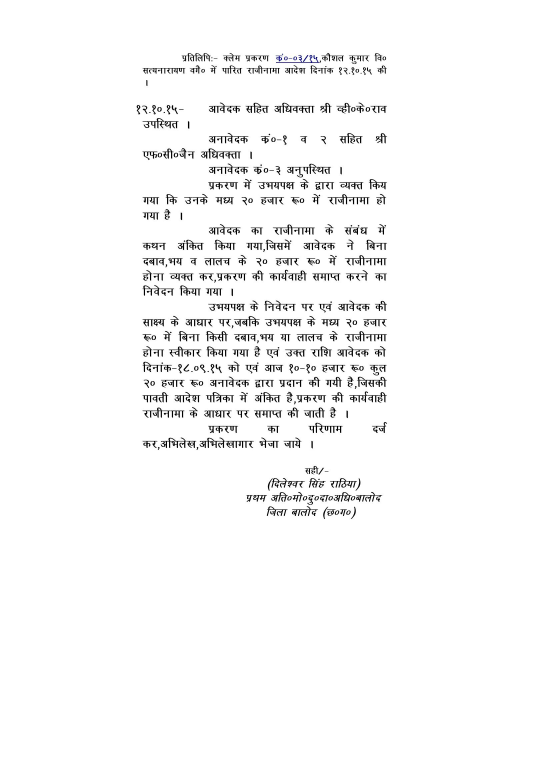
#> input picture src/tmp/images/1/0001-1.jpg, 1653 x 2339 px (shown at 1/3 size); its folder holds only this picture in this run
$ python -i process_image_v1.py   (imports and definitions only)
#> lines starting #> are read from the running program, lines starting #| are printed output that depends on the picture; after the words box and inside, x2 and y2 are one past the last pixel; in counts of white or black regions, pixels touching at a corner belong together
import cv2
import numpy as np
import os
import glob
from google.cloud import vision
from google.cloud.vision import types
import io
import uuid
import glob
import time

data_dir                     = 'data'
input_data_dir               = 'input'
output_data_dir              = 'output'

output_extracted_tables_dir  = 'tables'
output_extracted_boxes_dir   = 'boxes'
output_extracted_letters_dir = 'letters'

client                       = vision.ImageAnnotatorClient()

# utility function
# [9 lines left out: function create_directory, not called in this run]

# read files present in a directory
def read_directory_files(path, pattern='*'):
    files = [f for f in glob.glob(os.path.join(path, pattern))]
    return files

def get_subdirectories(path):
    return [f.path for f in os.scandir(path) if f.is_dir() ]

# [9 lines left out: function ocr_from_google_vision, not called in this run]

# detect horizontal and vertical lines in the cropped images and extract boxes
def smoothen_out_image(image):
    edges  = cv2.adaptiveThreshold(image, 255, cv2.ADAPTIVE_THRESH_MEAN_C, cv2.THRESH_BINARY, 3, -2)
    kernel = np.ones((3, 3), np.uint8)
    edges  = cv2.dilate(edges, kernel)
    smooth = np.copy(image)
    smooth = cv2.blur(smooth, (2, 2))
    (rows, cols) = np.where(edges != 0)
    image[rows, cols] = smooth[rows, cols]
    return image

def combine_image(vertical_img, horizontal_img):
    alpha  = 0.5
    beta   = 1.0 - alpha
    kernel = cv2.getStructuringElement(cv2.MORPH_RECT, (2, 2))
    # This function helps to add two image with specific weight parameter to get a third image as summation of two image.
    img_final = cv2.addWeighted(vertical_img, alpha, horizontal_img, beta, 0.0)
    img_final = cv2.erode(~img_final, kernel, iterations=2)
    (thresh, img_final) = cv2.threshold(img_final, 128,255, cv2.THRESH_BINARY | cv2.THRESH_OTSU)
    return img_final

def extract_horizontal_vertical_line_images(filepath):
    src_img      = cv2.imread(filepath, cv2.IMREAD_COLOR)
    gray_img     = src_img
    if len(src_img.shape) == 3:
        gray_img = cv2.cvtColor(src_img, cv2.COLOR_BGR2GRAY)

    gray_img = cv2.bitwise_not(gray_img)
    bw_img   = cv2.adaptiveThreshold(gray_img, 255, cv2.ADAPTIVE_THRESH_MEAN_C, cv2.THRESH_BINARY, 15, -2)

    horizontal_img = np.copy(bw_img)
    vertical_img   = np.copy(bw_img)

    cols = horizontal_img.shape[1]
    horizontal_size = cols // 30
    horizontalStructure = cv2.getStructuringElement(cv2.MORPH_RECT, (horizontal_size, 1))
    horizontal_img = cv2.erode(horizontal_img, horizontalStructure)
    horizontal_img = cv2.dilate(horizontal_img, horizontalStructure)

    rows = vertical_img.shape[0]
    vertical_size = rows // 30
    verticalStructure = cv2.getStructuringElement(cv2.MORPH_RECT, (1, vertical_size))
    vertical_img = cv2.erode(vertical_img, verticalStructure)
    vertical_img = cv2.dilate(vertical_img, verticalStructure)

    horizontal_img = smoothen_out_image(horizontal_img)
    vertical_img   = smoothen_out_image(vertical_img)

    img_final      = combine_image(vertical_img, horizontal_img)

    # find mask
    masked_img     = cv2.bitwise_and(horizontal_img, vertical_img)


    return src_img, img_final, horizontal_img, vertical_img

def sort_contours(cnts, method="left-to-right"):
    # initialize the reverse flag and sort index
    reverse = False
    i = 0

    # handle if we need to sort in reverse
    if method == "right-to-left" or method == "bottom-to-top":
        reverse = True

    # handle if we are sorting against the y-coordinate rather than
    # the x-coordinate of the bounding box
    if method == "top-to-bottom" or method == "bottom-to-top":
        i = 1
    # construct the list of bounding boxes and sort them from top to
    # bottom

    boundingBoxes = [cv2.boundingRect(c) for c in cnts]
    (cnts, boundingBoxes) = zip(*sorted(zip(cnts, boundingBoxes),
        key=lambda b:b[1][i], reverse=reverse))

    # return the list of sorted contours and bounding boxes
    return (cnts, boundingBoxes)


def extract_horizontal_lines(filepath, debug=False):
    org_img, process_img, hori_img, vert_img = extract_horizontal_vertical_line_images(filepath)
#> in extract_horizontal_vertical_line_images, src_img is the input picture: shape (2339, 1653, 3); mean B, G, R 248.3, 248.3, 248.3
#> in extract_horizontal_vertical_line_images, `gray_img = cv2.bitwise_not(gray_img)`:
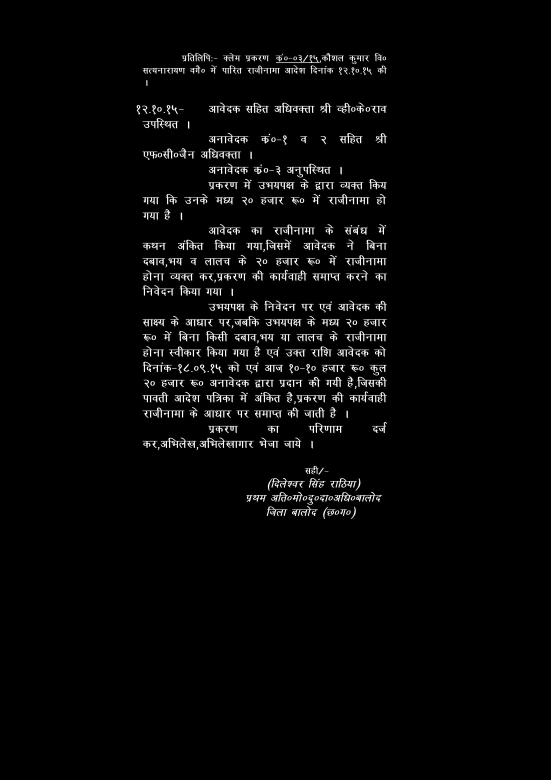
#> gray_img: shape (2339, 1653) (shown at 1/3 size); min 0, max 255, mean 6.7
#> in extract_horizontal_vertical_line_images, `bw_img   = cv2.adaptiveThreshold(gray_img, 255, cv2.ADAPTIVE_THRESH_ME..`:
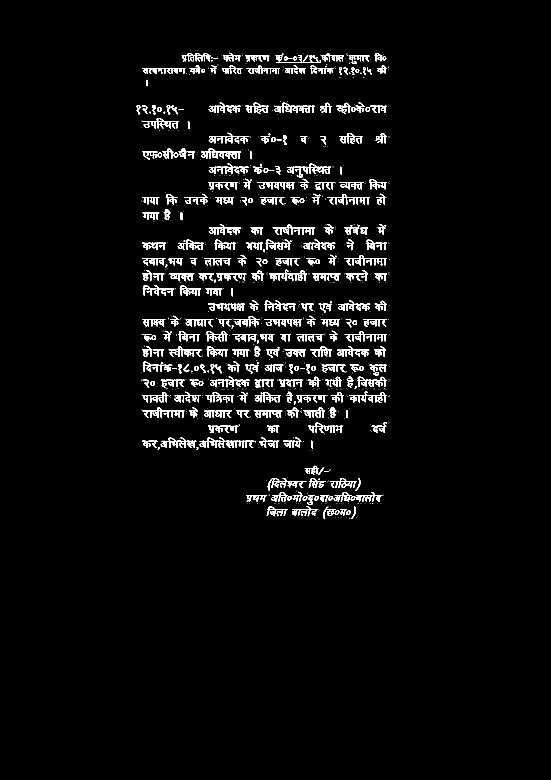
#> bw_img: shape (2339, 1653) (shown at 1/3 size); 3% white; 1052 white regions (755 under 20 px), largest, box (x1, y1, x2, y2) and area: (603, 445, 723, 476) 1268, (823, 308, 944, 339) 1267, (1034, 765, 1160, 796) 1198
#> in extract_horizontal_vertical_line_images, `horizontal_img = cv2.erode(horizontal_img, horizontalStructure)`:
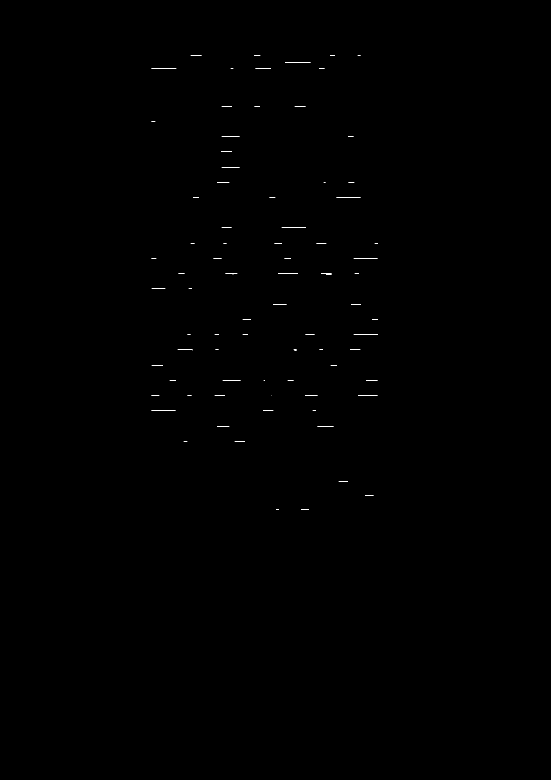
#> horizontal_img: shape (2339, 1653) (shown at 1/3 size); 0.07% white in thin lines or dots, all inside (x1, y1, x2, y2) = (454, 167, 1134, 1530)
#> in extract_horizontal_vertical_line_images, `horizontal_img = cv2.dilate(horizontal_img, horizontalStructure)`:
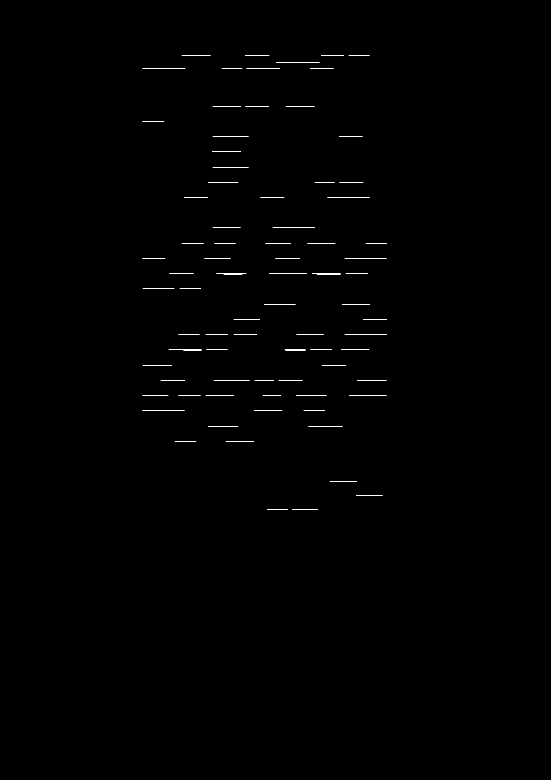
#> horizontal_img: shape (2339, 1653) (shown at 1/3 size); 0.2% white in thin lines or dots, all inside (x1, y1, x2, y2) = (427, 167, 1161, 1530)
#> in extract_horizontal_vertical_line_images, `vertical_img = cv2.erode(vertical_img, verticalStructure)`: vertical_img: shape (2339, 1653); every value is 0
#> in smoothen_out_image, `edges  = cv2.dilate(edges, kernel)`:
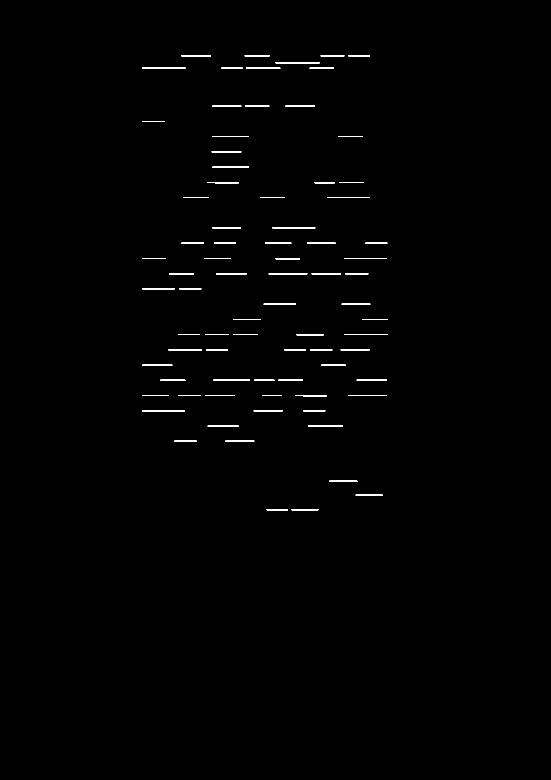
#> edges: shape (2339, 1653) (shown at 1/3 size); 0.55% white; 79 white regions, largest, box (x1, y1, x2, y2) and area: (827, 186, 959, 190) 528, (426, 203, 557, 206) 393, (981, 591, 1110, 594) 387
#> in combine_image, `img_final = cv2.erode(~img_final, kernel, iterations=2)`:
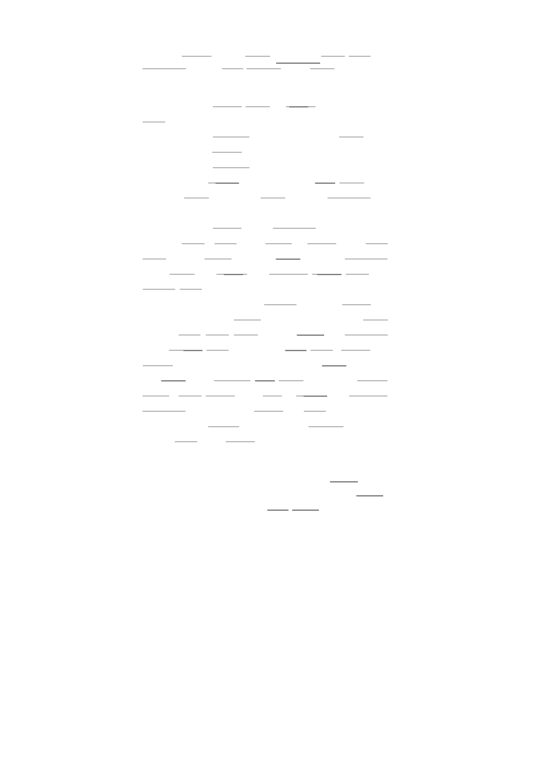
#> img_final: shape (2339, 1653) (shown at 1/3 size); min 127, max 255, mean 254.5
#> in combine_image, `(thresh, img_final) = cv2.threshold(img_final, 128,255, cv2.THRESH_BIN..`:
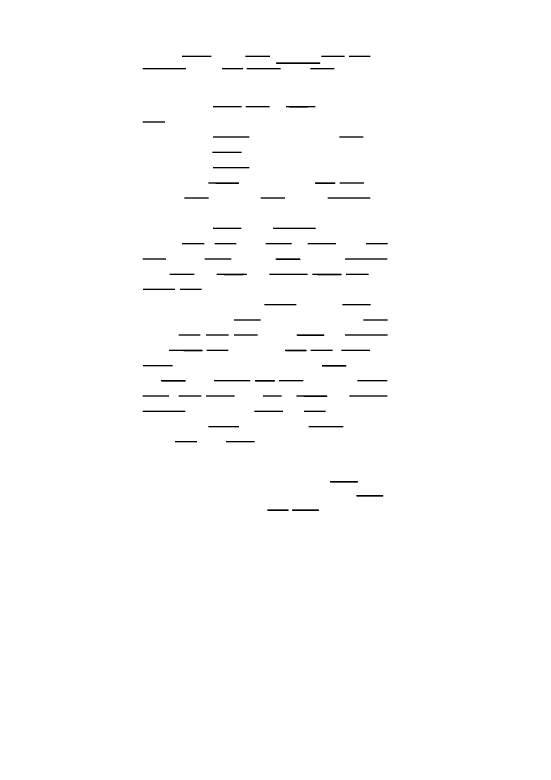
#> img_final: shape (2339, 1653) (shown at 1/3 size); 99.3% white; 79 black regions
#> in combine_image, `(thresh, img_final) = cv2.threshold(img_final, 128,255, cv2.THRESH_BIN..`: thresh = 191

    contours                  = cv2.findContours(hori_img, cv2.RETR_TREE, cv2.CHAIN_APPROX_SIMPLE)
#> contours = 79 contours; largest, box (x1, y1, x2, y2) and area: (828, 187, 959, 190) 260, (989, 1443, 1072, 1446) 164, (888, 1186, 980, 1189) 160, (889, 1003, 971, 1006) 160, (624, 547, 716, 550) 160
    contours                  = contours[0] if len(contours) == 2 else contours[1]
    (contours, boundingBoxes) = sort_contours(contours, method="top-to-bottom")
#> in sort_contours, `boundingBoxes = [cv2.boundingRect(c) for c in cnts]`: boundingBoxes = 79 items, first 6: (876, 1528, 79, 3), (801, 1528, 63, 3), (1068, 1485, 80, 3), (989, 1443, 83, 3), (677, 1323, 86, 2), (524, 1323, 66, 2)
#> in sort_contours, `(cnts, boundingBoxes) = zip(*sorted(zip(cnts, boundingBoxes), key=lamb..`: cnts = 79 contours; largest, box (x1, y1, x2, y2) and area: (828, 187, 959, 190) 260, (989, 1443, 1072, 1446) 164, (889, 1003, 971, 1006) 160, (888, 1186, 980, 1189) 160, (624, 547, 716, 550) 160; boundingBoxes = 79 items, first 6: (1046, 167, 64, 2), (963, 167, 70, 2), (735, 167, 74, 2), (545, 167, 88, 2), (828, 187, 131, 3), (930, 204, 72, 2)
#> contours has the same summary as cnts in sort_contours
    filtered_contours         = []
    filtered_lines            = []

    for index, contour in enumerate(contours):
        x, y, w, h = cv2.boundingRect(contour)
        if debug:
            print("x=%d, y=%d, w=%d, h=%d" % (x, y, w, h))

        if w > 500:
            filtered_contours.append(contour)
            filtered_lines.append((x,y,w,h))
#> this loop made 79 passes
#> (contour, x, y, w, h) on passes 1 to 9: ([[1046, 167], [1046, 168], [1109, 168], [1109, 167]], 1046, 167, 64, 2), ([[963, 167], [963, 168], [1032, 168], [1032, 167]], 963, 167, 70, 2), ([[735, 167], [735, 168], [808, 168], [808, 167]], 735, 167, 74, 2), ([[545, 167], [545, 168], [632, 168], [632, 167]], 545, 167, 88, 2), ([[828, 187], [828, 189], [958, 189], [958, 187]], 828, 187, 131, 3), ([[930, 204], [930, 205], [1001, 205], [1001, 204]], 930, 204, 72, 2), ([[739, 204], [739, 205], [840, 205], [840, 204]], 739, 204, 102, 2), ([[665, 204], [665, 205], [727, 205], [727, 204]], 665, 204, 63, 2), ([[427, 204], [427, 205], [556, 205], [556, 204]], 427, 204, 130, 2)
#> (x, y, w, h) on passes 10, 19, 20, 32, 36, 38: (857, 318, 88, 3), (944, 547, 60, 3), (624, 547, 92, 3), (826, 775, 74, 3), (936, 821, 87, 3), (649, 821, 91, 3)
#> after the loop, filtered_contours = []; filtered_lines = []

    print('found (%d) contours, contours after filtering (%d)' % (len(contours), len(filtered_contours)))
#| found (79) contours, contours after filtering (0)
    return org_img, process_img, hori_img, filtered_contours, filtered_lines


# [78 lines left out: functions extract_vertical_lines, extract_tables, process_table_image, not called in this run]

'''
   program process or entry point
'''

# [54 lines left out: functions api_response, process_image_v1, not called in this run]

# [4 lines of commented-out code are left out]

>>> result = extract_horizontal_lines('../../src/tmp/images/1/0001-1.jpg')
#> result = 5 items
